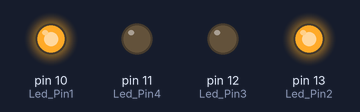
Recording of a sketch running on a simulated Arduino Uno, built with avr-gcc and run on an emulated ATmega328P. Parts: output pins drawn as LEDs (lit = HIGH).

Above: at 0.2 s.
At 1.7 s:
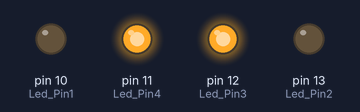
At 4.0 s:
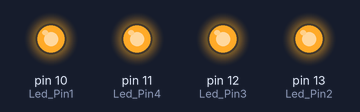
At 5.5 s:
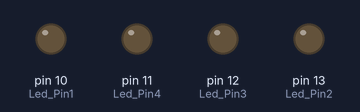
Timing chart, 0 to 6.9 s (numbered marks = the images above):
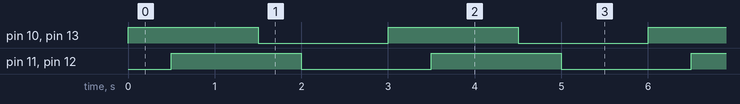

The sketch:

clase06_04_22.ino
```cpp
int Led_Pin1 = 10;
int Led_Pin2 = 13;
int Led_Pin3 = 12;
int Led_Pin4 = 11;

void setup()
{

  pinMode(Led_Pin1, OUTPUT);
  pinMode(Led_Pin2, OUTPUT);
  pinMode(Led_Pin3, OUTPUT);
  pinMode(Led_Pin4, OUTPUT);
}

void loop()
{
  digitalWrite(Led_Pin1, HIGH);
  digitalWrite(Led_Pin2, HIGH);
  delay(500);
  digitalWrite(Led_Pin3, HIGH);
  digitalWrite(Led_Pin4, HIGH);
  delay(1000);
  digitalWrite(Led_Pin1, LOW);
  digitalWrite(Led_Pin2, LOW);
  delay(500);
  digitalWrite(Led_Pin3, LOW);
  digitalWrite(Led_Pin4, LOW);
  delay(1000);
}
```

Measured:
- by itself, pin 10 (Led_Pin1), pin 11 (Led_Pin4), pin 12 (Led_Pin3), pin 13 (Led_Pin2): alternates HIGH for 1.5 s and LOW for 1.5 s
- by itself, everything shown: repeats every 3.0 s, in 4 steps
